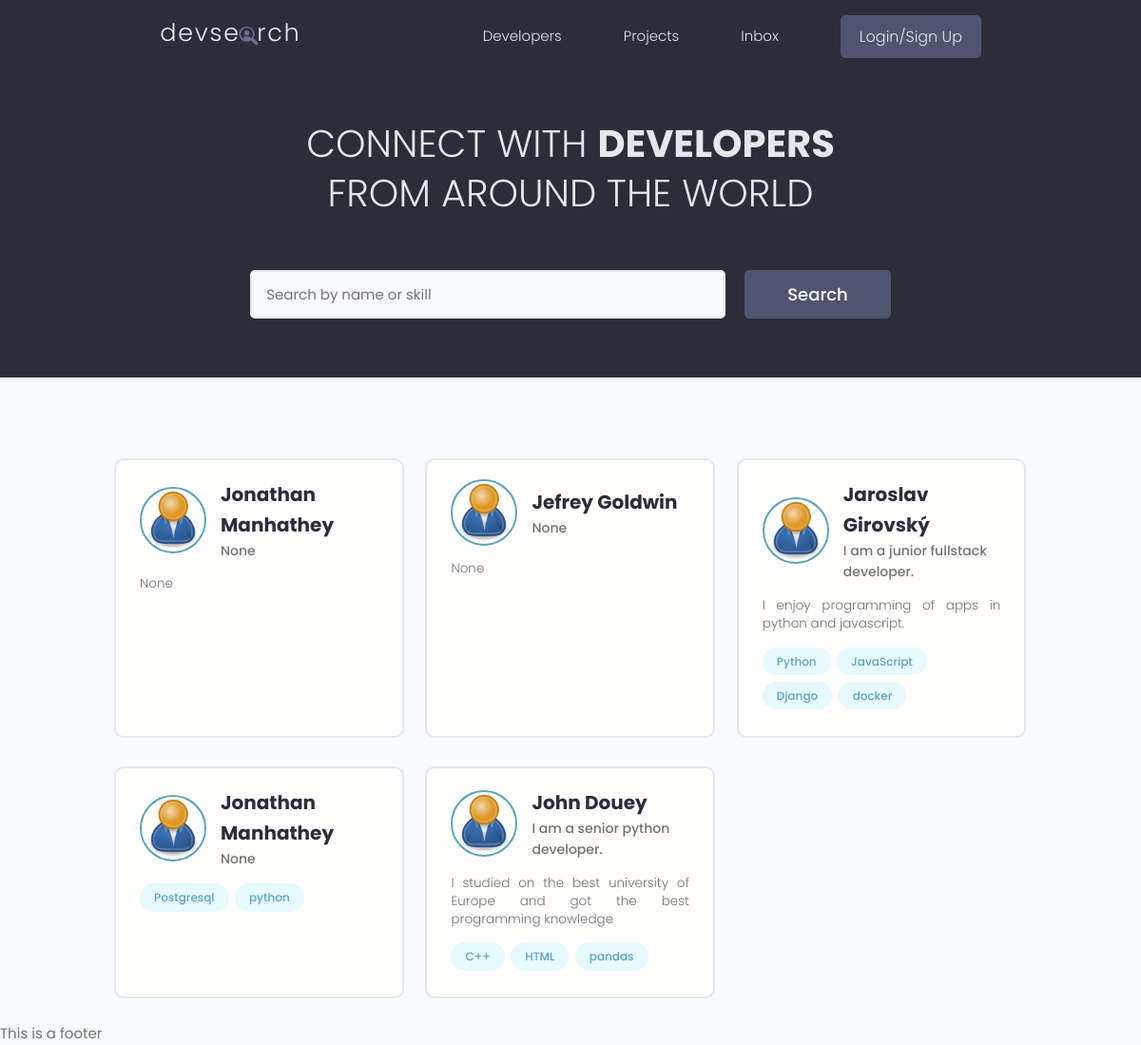
Page /profiles/ on the earlier database version.
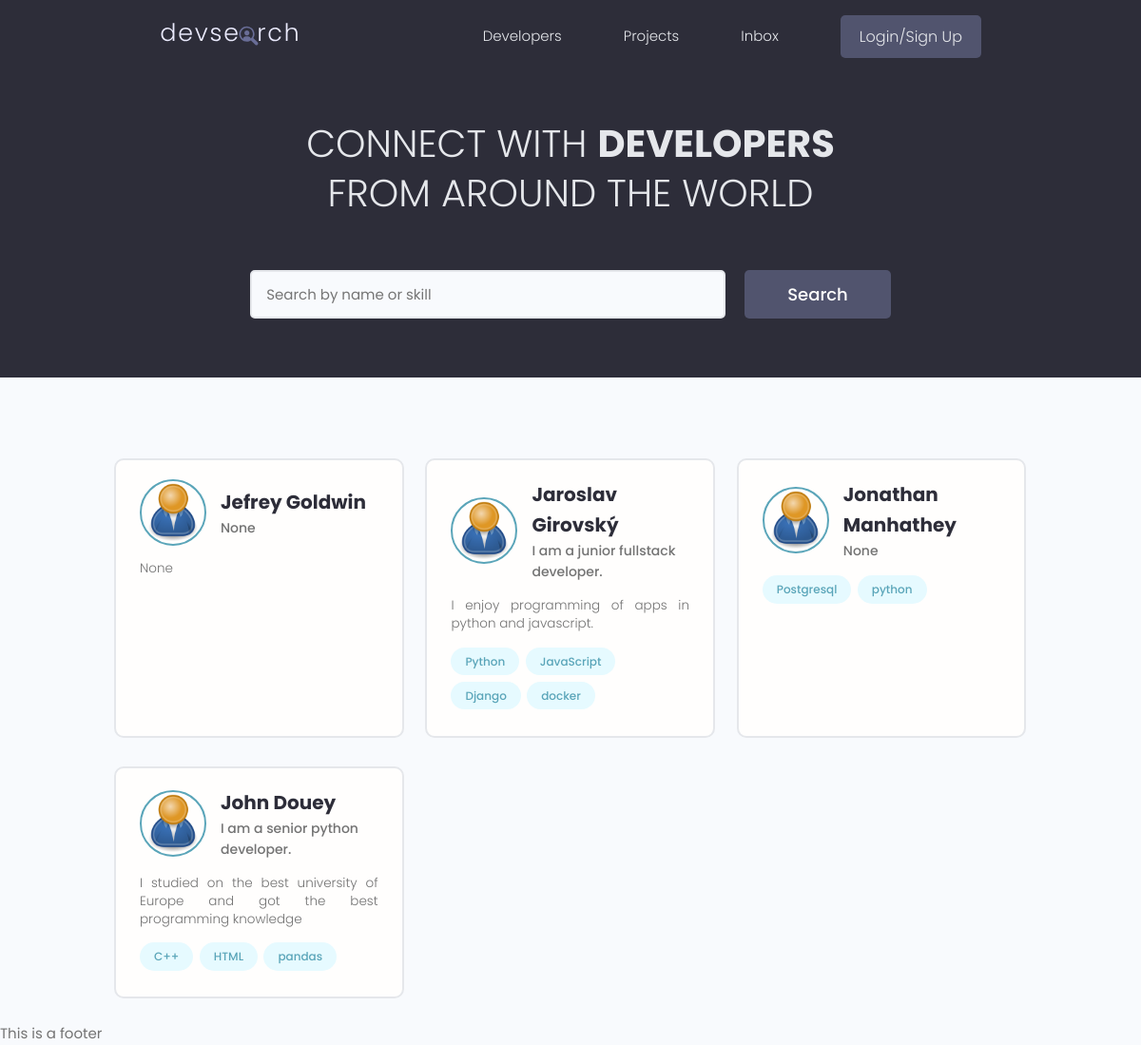
Same page on the later database version.
### users/models.py (models this page shows, shortened)
class Profile(models.Model):
    user = models.OneToOneField(User, on_delete=models.CASCADE, null=True, blank=True)
    username = models.CharField(max_length=200, blank=True, null=True)
    name = models.CharField(max_length=200, blank=True, null=True)
    location = models.CharField(max_length=200, blank=True, null=True)
    email = models.EmailField(max_length=500, blank=True, null=True)
    short_intro = models.CharField(max_length=200, blank=True, null=True)
    bio = models.TextField(blank=True, null=True)
    profile_image = models.ImageField(blank=True, null=True, upload_to="profiles/", default="user-default.png")
    social_github = models.CharField(max_length=200, blank=True, null=True)
    social_twitter = models.CharField(max_length=200, blank=True, null=True)
    social_linkedin = models.CharField(max_length=200, blank=True, null=True)
    social_youtube = models.CharField(max_length=200, blank=True, null=True)
    social_website = models.CharField(max_length=200, blank=True, null=True)
    created_at = models.DateTimeField(auto_now_add=True)
    id = models.UUIDField(default=uuid.uuid4, unique=True, primary_key=True, editable=False)

class Skill(models.Model):
    owner = models.ForeignKey(Profile, on_delete=models.CASCADE, null=True, blank=True)
    name = models.CharField(max_length=200)
    description = models.TextField(blank=True, null=True)
    id = models.UUIDField(default=uuid.uuid4, unique=True, primary_key=True, editable=False)

### users/views.py (the view)
# urls.py: path('', RedirectView.as_view(url="profiles/"), name="home"),
def profiles(request):
    profiles, search_query = searchProfiles(request)
    custom_range, profiles = paginateProfiles(request, profiles, 12)
    context = {"profiles": profiles,
               "search_query": search_query,
               "custom_range": custom_range
               }
    return render(request, 'users/profiles.html', context)

### users/utils.py (called while the page is built)
def paginateProfiles(request, queryset, results):
    page = request.GET.get('page')    # current page we are on
    paginator = Paginator(queryset, results)
    try:
        queryset = paginator.page(page)
    except PageNotAnInteger:
        page = 1
        queryset = paginator.page(page)
    except EmptyPage:
        page = paginator.num_pages
        queryset = paginator.page(page)
    leftIndex = (int(page) - 2)
    if leftIndex < 1:
        leftIndex = 1
    rightIndex = (int(page) + 2)
    if rightIndex < 5:
        rightIndex = 5
    if rightIndex > paginator.num_pages:
        rightIndex = paginator.num_pages
    custom_range = range(leftIndex, rightIndex+1)
    return custom_range, queryset

def searchProfiles(request):
    search_query = ''
    if request.GET.get('search_query'):
        search_query = request.GET.get('search_query')
    skills = Skill.objects.filter(name__icontains=search_query)
    profiles = Profile.objects.distinct().filter(
        Q(name__icontains=search_query) |
        Q(short_intro__icontains=search_query) |
        Q(skill__name__icontains=search_query)
    )
    return profiles, search_query

### users/templates/users/profiles.html (shortened to what this page needs)
{% extends "base.html"%}
{% load static %}
{% block content %}
<main class="home">
    <section class="hero-section text-center">
      <div class="container container--narrow">
        <div class="hero-section__box">
          <h2>CONNECT WITH <span>DEVELOPERS</span></h2>
          <h2>FROM AROUND THE WORLD</h2>
        </div>
        <div class="hero-section__search">
          <form id='searchForm' class="form" action="#" method="get">
            <div class="form__field">
              <input class="input input--text" id="formInput#search" type="text" name="search_query"
                value="{{search_query}}" placeholder="Search by name or skill" />
            </div>
            <input class="btn btn--sub btn--lg" type="submit" value="Search" />
          </form>
        </div>
      </div>
    </section>
    <section class="devlist">
      <div class="container">
        <div class="grid grid--three">
        {% for profile in profiles %}
          <div class="column card">
            <div class="dev">
              <a href="{% url 'users:profile-detail' profile.id %}" class="card__body">
                <div class="dev__profile">
                  <img class="avatar avatar--md" src="{{profile.profile_image.url}}" alt="{{profile.profile_image}}" />
                  <div class="dev__meta">
                    <h3>{{profile.name}}</h3>
                    <h5>{{profile.short_intro|slice:"40"}}</h5>
                  </div>
                </div>
                <p class="dev__info">
                  {{profile.bio|slice:"150"}}
                </p>
                <div class="dev__skills">
                {% for skill in profile.skill_set.all|slice:4 %}
                  <span class="tag tag--pill tag--main">
                    <small>{{skill.name}}</small>
                  </span>
                  {% endfor %}
                </div>
              </a>
            </div>
          </div>
        {% endfor %}
        </div>
      </div>
    </section>
  </main>
{% endblock %}

### templates/base.html (shortened to what this page needs)
{% load static %}
<!DOCTYPE html>
<html lang="en">
  <head>
    <link rel="stylesheet" href="https://cdnjs.cloudflare.com/ajax/libs/font-awesome/6.3.0/css/all.min.css" />
    <link rel="stylesheet" href="{% static 'uikit/styles/uikit.css' %}" />
    <link rel='stylesheet' type="text/css" media="screen" href="{% static 'styles/app.css' %}">
  </head>
  <body>
    {% include "includes/navbar.html" %}
    {% block content %} {% endblock %}
    {% include "includes/footer.html" %}
  </body>
</html>

### templates/includes/navbar.html (shortened to what this page needs)
{% load static %}
<header class="header">
    <div class="container container--narrow">
      <a href="{% url 'home' %}" class="header__logo">
        <img src="{% static 'images/logo.svg' %}" alt="DevSearch Logo" />
      </a>
      <nav class="header__nav">
        <ul class="header__menu">
          <li class="header__menuItem"><a href="{% url 'users:profiles' %}">Developers</a></li>
          <li class="header__menuItem"><a href="{% url 'projects:projects' %}">Projects</a></li>
          <li class="header__menuItem"><a href="">Inbox</a></li>
          {% if request.user.is_authenticated %}
          <li class="header__menuItem"><a href="{% url 'users:account' %}">My Profile</a></li>
          <li class="header__menuItem"><a href="{% url 'projects:create-project' %}" class="btn btn--sub">Add Project</a></li>
          <li class="header__menuItem"><a href="{% url 'users:logout' %}" class="btn btn--sub">Logout</a></li>
          {% else %}
          <li class="header__menuItem"><a href="{% url 'users:login' %}" class="btn btn--sub">Login/Sign Up</a></li>
          {% endif %}
        </ul>
      </nav>
    </div>
  </header>

### templates/includes/footer.html
<div>
    This is a footer
</div>

### static/styles/app.css (style rules this page uses)
:root { --color-sub: #2d2d39; }
.btn--sub { background-color: var(--color-sub-light); }
.card { border: 2px solid var(--color-light); }
img { width: 100%; }
.header { position: sticky; z-index: 111; background-color: var(--color-sub); padding: 1.5rem 0; }
.header > .container { display: flex; justify-content: space-between; align-items: center; }
.header__logo > img { height: 3.8rem; }
.header__nav > ul { display: inline-flex; align-items: center; list-style: none; gap: 6.5rem; }
.header__menuItem > a { color: var(--color-light); font-weight: 300; }
.hero-section { height: 40vh; display: flex; align-items: center; background-color: var(--color-sub); }
.hero-section__box { margin-bottom: 4rem; }
.hero-section__box > h2, .hero-section__box > h2 > span { font-size: 4rem; color: var(--color-light); line-height: 1.3; text-transform: uppercase; }
.hero-section__box > h2 { font-weight: 300; }
.hero-section__box > h2 > span { font-weight: 700; }
.hero-section__search > .form { display: flex; align-items: center; justify-content: center; gap: 2rem; }
.hero-section__search > .form input.input--text { width: 50rem; }
.devlist { margin-top: 8rem; }
.devlist .grid { align-items: stretch; }
.devlist .dev .dev__profile { display: flex; align-items: center; gap: 1.5rem; }
.devlist .dev .dev__meta h3 { color: var(--color-sub); font-size: 2rem; font-weight: 700; }
.devlist .dev .dev__meta h5 { color: var(--color-text); font-size: 1.4rem; font-weight: 500; }
.devlist .dev .dev__info { margin: 1.5rem 0; font-size: 1.35rem; line-height: 1.4; text-align: justify; }

### static/uikit/styles/modules/_variables.css (style rules this page uses)
:root { --color-main: #5aa5b9; --color-main-light: #e6faff; --color-sub: #3f4156; --color-sub-light: #51546e; --color-sub-lighter: #ededfd; --color-text: #737373; --color-gray: #8b8b8b; --color-light: #e5e7eb; --color-light-gray: #767676; --color-bg: #f8fafd; --color-white: #fffefd; --color-white-light: #f3f3f3; --color-success: #359e64; --color-success-bg: #def8e8; --color-error: #fc4b0b; --color-error-bg: #fff2ee; --font-base: 'Poppins', arial, helvetica, 'Segoe UI', roboto, ubuntu, sans-serif; --font-monospace: 'Fira Code', 'Courier New', courier, monospace; --font-regular: 300; --font-medium: 500; --font-bold: 700; --generic-shadow: 1px 1px 5px #00000010; --generic-transition: all 0.3s ease-in-out; }

### static/uikit/styles/modules/_base.css (style rules this page uses)
* { margin: 0; padding: 0; box-sizing: border-box; text-rendering: optimizeLegibility; color: inherit; font-size: inherit; }
html { font-size: 50%; }
@media only screen and (min-width: 480px) { html { font-size: 56.25%; } }
@media only screen and (min-width: 1200px) { html { font-size: 62.5%; } }
body { line-height: 1.6; font-weight: 400; font-size: 1.5rem; color: var(--color-text); background-color: var(--color-bg); min-height: 100vh; }

### static/uikit/styles/modules/_typography.css (style rules this page uses)
* { font-family: var(--font-base); }
h2 { font-size: 3.6rem; font-weight: var(--font-bold); }
h3 { font-size: 3.2rem; font-weight: var(--font-medium); }
h5 { font-size: 2.4rem; font-weight: var(--font-medium); }
h5, h6 { font-weight: var(--font-regular); }
p, span, strong { font-size: 1.6rem; color: var(--color-text); font-weight: var(--font-regular); }
a { padding-bottom: 2px; text-decoration: none; display: inline-block; color: var(--color-main); font-weight: var(--font-medium); }

### static/uikit/styles/modules/_utilities.css (style rules this page uses)
.container { width: 92%; max-width: 165rem; margin: 0 auto; box-sizing: border-box; }
.container--narrow { width: 92%; max-width: 120rem; }
@media screen and (min-width: 1000px) { .container { width: 90%; } }
@media screen and (min-width: 1000px) { .container--narrow { width: 85%; } }
@media screen and (min-width: 1200px) { .container { width: 80%; } }
@media screen and (min-width: 1200px) { .container--narrow { width: 72%; } }
.text-center { text-align: center; }

### static/uikit/styles/modules/_avatar.css (style rules this page uses)
.avatar { border-radius: 50%; border: 2px solid var(--color-main); object-fit: cover; }
.avatar--md { height: 7rem; width: 7rem; }

### static/uikit/styles/modules/_button.css (style rules this page uses)
.btn { display: inline-block; position: relative; cursor: pointer; background-color: var(--color-light); font-weight: var(--font-medium); color: var(--color-sub); text-decoration: none; padding: 1rem 2rem; border-radius: 0.5rem; border: none; width: -webkit-fit-content; width: -moz-fit-content; width: fit-content; height: -webkit-fit-content; height: -moz-fit-content; height: fit-content; font-size: 1.6rem; outline-width: 0; outline-color: transparent; -webkit-backface-visibility: hidden; backface-visibility: hidden; transition: all 0.3s ease-in-out; }
.btn--sub { background-color: var(--color-sub); color: var(--color-white); }
.btn--lg { font-size: 1.8rem; padding: 1.2rem 4.5rem; }

Differences in the rows shown:
removed Profile: profile_image (placeholder picture), name "Jonathan Manhathey", short_intro "None", bio "None"
